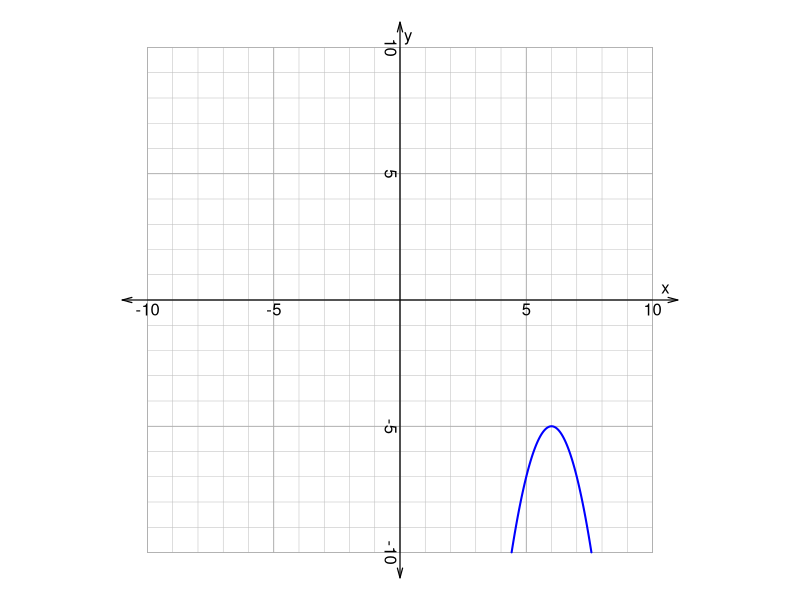
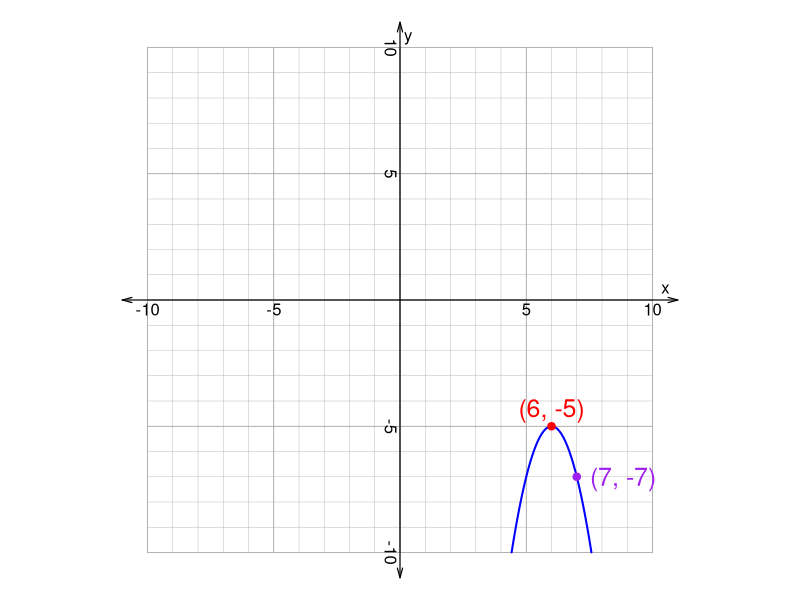

These charts were generated, in order, by the following R code:
## ---- chunk 1
options(scipen=999)

pn = function(coeffs,pows){
    pows = pows[coeffs!=0]
    coeffs = coeffs[coeffs!=0]
    ex1 = paste0("{",coeffs,"}x^{",pows,"}",collapse="+")
    ex1 = gsub("+{-","-{",ex1,fixed=T)
    ex1 = gsub("{1}x^{0}","1",ex1,fixed=T)
    ex1 = gsub("{-1}x^{0}","-1",ex1,fixed=T)
    ex1 = gsub("{1}x","x",ex1,fixed=T)
    ex1 = gsub("{-1}x","-x",ex1,fixed=T)
    ex1 = gsub("x^{0}","",ex1,fixed=T)
    ex1 = gsub("x^{1}","x",ex1,fixed=T)
    ex1 = gsub("+-","-",ex1,fixed=T)
    ex1 = gsub("{","",ex1,fixed=T)
    ex1 = gsub("}","",ex1,fixed=T)
    if(ex1 == ""){
        ex1 = "0"
    }
    return(ex1)
}

while(T){
    a = sample(c(-4,-3,-2,2,3,4),1)
    h = sample(1:7,1)*sample(c(-1,1),1)
    k = sample(1:6,1)*sample(c(-1,1),1)
    if(length(unique(abs(c(a,h,k))))==3 && abs(k+a)<10){break}
}


ach = -7:7

al = paste0("* ",ach,collapse="\n")

sol1 = paste0(1*(ach==a),collapse="")
sol2 = paste0(1*(ach==h),collapse="")
sol3 = paste0(1*(ach==k),collapse="")

## ---- chunk 2
par(mar=c(0,0,0,0),pty="s")
plot(0,0,"n",xlim=c(-11,11),ylim=c(-11,11),axes=F,ann=F)

for(i in -10:10){
    lines(c(-10,10),c(i,i),col="grey",lwd=0.5)
    lines(c(i,i),c(-10,10),col="grey",lwd=0.5)
}
for(i in seq(-10,10,5)){
    lines(c(-10,10),c(i,i),col="darkgrey",lwd=0.8)
    lines(c(i,i),c(-10,10),col="darkgrey",lwd=0.8)
}
for(i in c(-10,-5,5,10)){
    text(i,0,i,adj=c(0.5,1.2))
    text(0,i,i,adj=c(0.5,1.2),srt=-90)
}
text(10.5,0,"x",adj=c(0.5,-0.5))
text(0,10.5,"y",adj=c(-0.5,0.5))

arrows(-11,0,11,0,0.1,15,3,lwd=1.2)
arrows(0,-11,0,11,0.1,15,3,lwd=1.2)

x = seq(-10,10,0.01)
y = a*(x-h)^2+k
x = x[abs(y)<=10]
y = y[abs(y)<=10]

lines(x,y,col="blue",lwd=2)

## ---- chunk 3
par(mar=c(0,0,0,0),pty="s")
plot(0,0,"n",xlim=c(-11,11),ylim=c(-11,11),axes=F,ann=F)

for(i in -10:10){
    lines(c(-10,10),c(i,i),col="grey",lwd=0.5)
    lines(c(i,i),c(-10,10),col="grey",lwd=0.5)
}
for(i in seq(-10,10,5)){
    lines(c(-10,10),c(i,i),col="darkgrey",lwd=0.8)
    lines(c(i,i),c(-10,10),col="darkgrey",lwd=0.8)
}
for(i in c(-10,-5,5,10)){
    text(i,0,i,adj=c(0.5,1.2))
    text(0,i,i,adj=c(0.5,1.2),srt=-90)
}
text(10.5,0,"x",adj=c(0.5,-0.5))
text(0,10.5,"y",adj=c(-0.5,0.5))

arrows(-11,0,11,0,0.1,15,3,lwd=1.2)
arrows(0,-11,0,11,0.1,15,3,lwd=1.2)

x = seq(-10,10,0.01)
y = a*(x-h)^2+k
x = x[abs(y)<=10]
y = y[abs(y)<=10]

lines(x,y,col="blue",lwd=2)

points(h,k,col="red",pch=19)
text(h,k,paste0("(",h,", ",k,")"),col="red",adj=c(0.5,0.5+sign(a)),cex=1.5)

points(h+1,k+a,col="purple",pch=19)
text(h+1,k+a,paste0("(",h+1,", ",k+a,")"),col="purple",adj=c(-0.2,0.5),cex=1.5)


# lines(c(h,h+1),c(k,k),col="pink")
# lines(c(h+1,h+1),c(k,k+a),col="darkgreen",lwd=3)
# text(h+1,k+a/2,a,col="darkgreen",adj=c(-0.2,0.5),cex=1.5)


eq = paste0("y~=~",a,"(x+",-h,")^2+",k)
eq = gsub("+-","-",eq,fixed=T)

